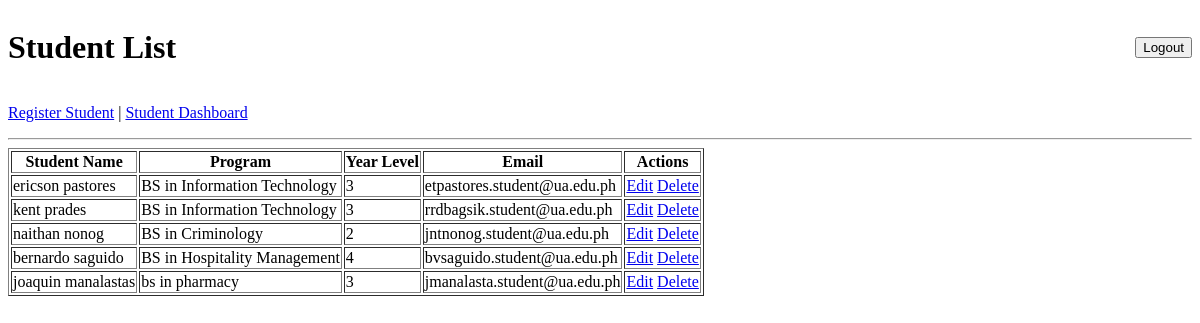
Before: / with the older database file.
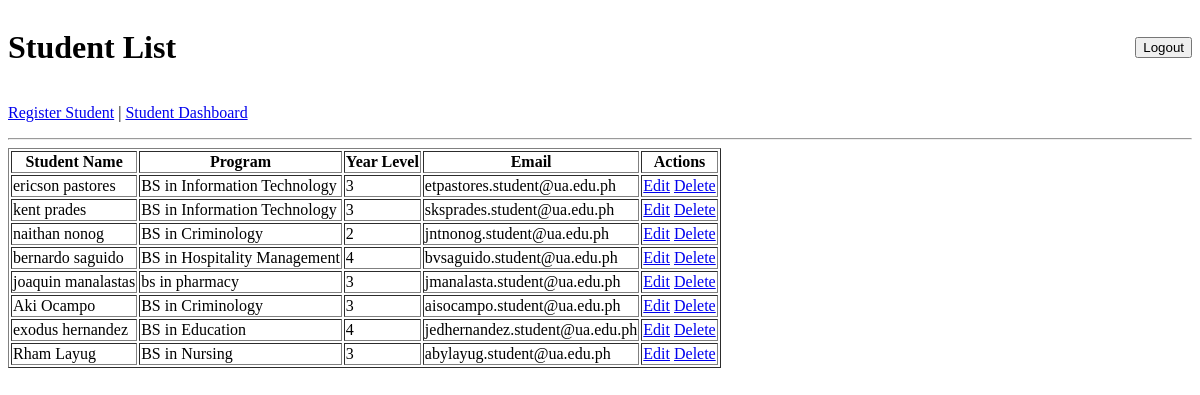
After: the same page with the newer database file.
### registration/models.py (models this page shows, shortened)
class Student(models.Model):
    student_name = models.CharField(max_length=100)
    program = models.CharField(max_length=100)
    year_level = models.IntegerField()
    email = models.EmailField()

### registration/views.py (the view)
# urls.py: path('', views.student_list, name='student_list'),
def student_list(request):
    students = Student.objects.all()
    return render(request, 'registration/student_list.html', {'students': students})

### registration/templates/registration/student_list.html (shortened to what this page needs)
{% load static %}
<!DOCTYPE html>
<html>
<head>
</head>
<body>
    <div style="display: flex; justify-content: space-between; align-items: center;">
        <h1>Student List</h1>
        <form action="{% url 'logout' %}" method="post" style="margin: 0;">
            <button type="submit">
                Logout
            </button>
        </form>
    </div>
    <p>
        <a href="{% url 'student_create' %}">Register Student</a> |
        <a href="{% url 'student_dashboard' %}">Student Dashboard</a>
    </p>
    <hr>
    <table border="1">
        <thead>
            <tr>
                <th>Student Name</th>
                <th>Program</th>
                <th>Year Level</th>
                <th>Email</th>
                <th>Actions</th>
            </tr>
        </thead>
        <tbody>
            {% for student in students %}
                <tr>
                    <td>{{ student.student_name }}</td>
                    <td>{{ student.program }}</td>
                    <td>{{ student.year_level }}</td>
                    <td>{{ student.email }}</td>
                    <td>
                        <a href="{% url 'student_update' student.pk %}">Edit</a>
                        <a href="{% url 'student_delete' student.pk %}">Delete</a>
                    </td>
                </tr>
            {% empty %}
                <tr>
                    <td colspan="5">No students registered yet.</td>
                </tr>
            {% endfor %}
        </tbody>
    </table>
</body>
</html>

Changed rows visible on the page:
changed Student "kent prades": email "rrdbagsik.student@ua.edu.ph" → "sksprades.student@ua.edu.ph"
added Student: student_name "Aki Ocampo", program "BS in Criminology", year_level "3", email "aisocampo.student@ua.edu.ph"
added Student: student_name "exodus hernandez", program "BS in Education", year_level "4", email "jedhernandez.student@ua.edu.ph"
added Student: student_name "Rham Layug", program "BS in Nursing", year_level "3", email "abylayug.student@ua.edu.ph"
